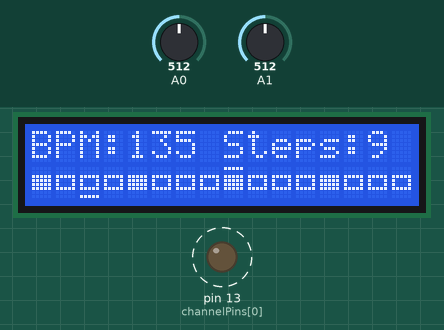
Simulated run of this sketch. Board: Arduino Uno, built with avr-gcc and run on an emulated ATmega328P. Shown: 16×2 character LCD, output pins drawn as LEDs (lit = HIGH). Dashed ring = blinking. The test bench sets the inputs (shaded band); at power-on: A1 = 512, A0 = 512.

Above: at 6.2 s.
6.3 s: A1 set to 716
At 6.96 s:
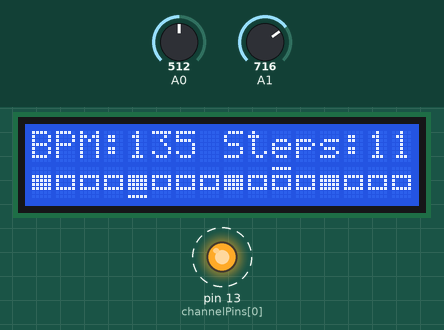
8.5 s: A1 set to 900
At 8.74 s:
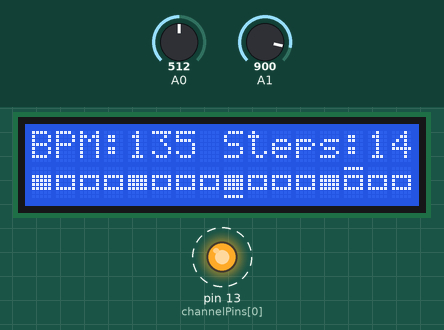
11.0 s: A0 set to 716
At 11.28 s:
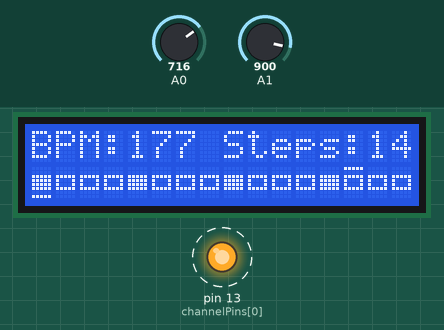
13.3 s: A1 set to 1023
At 13.99 s:
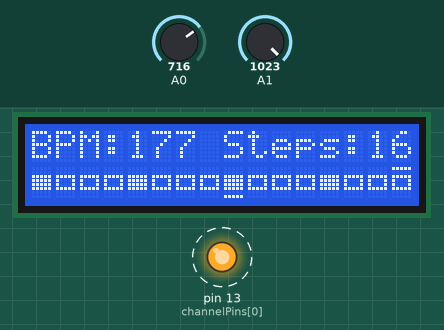
15.7 s: A1 set to 511
At 16.02 s:
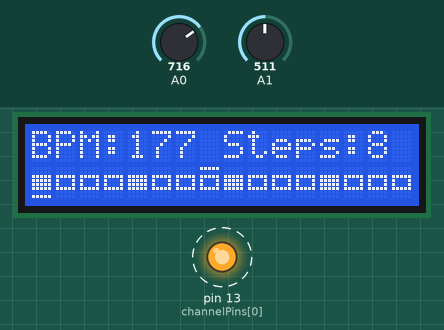
18.1 s: A1 set to 306
At 18.8 s:
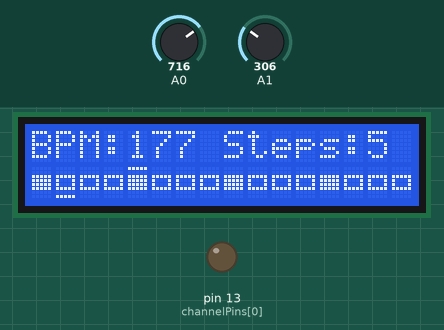
Timing chart, 0 to 21.4 s (numbered marks = the images above; inputs shaded):
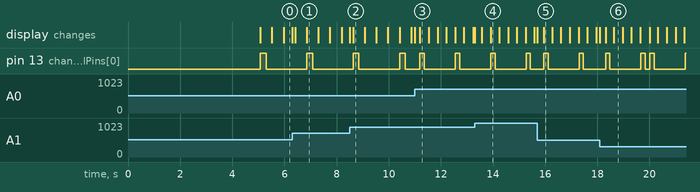

The sketch:

gate_sequencer.ino
```cpp
#include "CustomLCD.h"
#include "GateSequencerHelpers.h"

const float minBPM = 30.0;
const float maxBPM = 240.0;
const int minSteps = 1;
const int maxSteps = 16;

float userBPM = 60.0;
float userBPMms = bpmToMs(userBPM);

int channelPins[] = {13};
bool stepsGrid[] = {true, false, false, false,
                    true, false, false, false,
                    true, false, false, false,
                    true, false, false, false};

int numChannels = sizeof(channelPins) / sizeof(channelPins[0]);
int numSteps = sizeof(stepsGrid) / sizeof(stepsGrid[0]);
int userSteps = numSteps;

unsigned long flipPulseStateTime = userBPMms / 2;
unsigned long flipPulseStatePreviousTime = 0;
unsigned long moveStepTime = userBPMms;
unsigned long moveStepPreviousTime = 0;
int iStep = -1;
bool iState = false;

void setup()
{
  for (int iChannel = 0; iChannel < numChannels; ++iChannel)
  {
    pinMode(channelPins[iChannel], OUTPUT);
  }

  setupCustomChars();
  lcd.begin(16, 2);
  lcd.clear();
  printInitInfo(userBPM, userSteps);
  printAllSteps(stepsGrid, numSteps, userSteps);
}

void loop()
{
  unsigned long currentTime = millis();

  // step forward
  if (currentTime - moveStepPreviousTime >= moveStepTime)
  {
    iStep = (iStep > userSteps - 2) ? 0 : iStep + 1;

    printAllSteps(stepsGrid, numSteps, userSteps);
    setActiveStep(iStep, stepsGrid[iStep]);

    moveStepPreviousTime = currentTime;
  }

  // flip the state of the pulse for each step
  if (currentTime - flipPulseStatePreviousTime >= flipPulseStateTime)
  {
    digitalWrite(channelPins[0], !iState ? stepsGrid[iStep] : LOW);

    iState = !iState;

    flipPulseStatePreviousTime = currentTime;
  }

  // update BPM and related vars
  userBPM = float(int(round(minBPM + analogRead(A0) * ((maxBPM - minBPM) / 1023.0))));
  userBPMms = bpmToMs(userBPM);
  flipPulseStateTime = userBPMms / 2;
  moveStepTime = userBPMms;
  updateBMP(userBPM);

  // update Steps and related vars
  userSteps = int(round(minSteps + analogRead(A1) * ((maxSteps - minSteps) / 1023.0)));
  updateSteps(userSteps);
}
```

CustomCharacters.h
```cpp
#ifndef CUSTOM_CHARACTERS_H
#define CUSTOM_CHARACTERS_H

#include "Arduino.h"

byte StepOn[8] = {
  B00000,
  B00000,
  B11111,
  B11111,
  B11111,
  B11111,
  B00000,
  B00000
};

byte StepOff[8] = {
  B00000,
  B00000,
  B11111,
  B10001,
  B10001,
  B11111,
  B00000,
  B00000
};

byte StepOnActive[8];
byte StepOffActive[8];

byte StepOnFinal[8];
byte StepOffFinal[8];

void createActiveCharacter(byte* newActiveArray, byte* referenceArray, int arraySize)
{
  memcpy(newActiveArray, referenceArray, arraySize);
  newActiveArray[7] = B11111;
}

void createFinalCharacter(byte* newActiveArray, byte* referenceArray, int arraySize)
{
  memcpy(newActiveArray, referenceArray, arraySize);
  newActiveArray[0] = B11111;
}

#endif
```

GateSequencerHelpers.h
```cpp
#ifndef GATE_SEQUENCER_HELPERS_H
#define GATE_SEQUENCER_HELPERS_H

#include "Arduino.h"

float bpmToMs(float bpm)
{
  const float bpmToHz = 1.0 / 60.0;
  return (1.0 / (bpm * bpmToHz)) * 1000.0;
}

#endif
```

CustomLCD.h
```cpp
#ifndef CUSTOM_LCD_H
#define CUSTOM_LCD_H

#include "Arduino.h"
#include "CustomCharacters.h"
#include <LiquidCrystal.h>

LiquidCrystal lcd(12, 11, 5, 4, 3, 2);

void setupCustomChars()
{
  createActiveCharacter(StepOnActive, StepOn, sizeof(StepOn));
  createActiveCharacter(StepOffActive, StepOff, sizeof(StepOff));

  createFinalCharacter(StepOnFinal, StepOn, sizeof(StepOn));
  createFinalCharacter(StepOffFinal, StepOff, sizeof(StepOff));

  lcd.createChar(0, StepOff);
  lcd.createChar(2, StepOffActive);
  lcd.createChar(4, StepOffFinal);

  lcd.createChar(1, StepOn);
  lcd.createChar(3, StepOnActive);
  lcd.createChar(5, StepOnFinal);
}

void printInitInfo(float userBPM, int numSteps)
{
  lcd.setCursor(0, 0);
  lcd.print("BPM:" + String(int(userBPM)));

  lcd.setCursor(8, 0);
  lcd.print("Steps:" + String(numSteps));

  delay(5000);
}

void printAllSteps(bool* stepsGrid, int numSteps, int userSteps)
{
  lcd.setCursor(0, 1);
  for (int iStep = 0; iStep < numSteps; ++iStep)
  {
    int currentValue = int(stepsGrid[iStep]);
    lcd.write(byte((iStep == userSteps - 1) ? currentValue + 4 : currentValue));
  }
}

void setActiveStep(int position, bool state)
{
  lcd.setCursor(position, 1);
  lcd.write(byte(int(state) + 2));
}

void updateBMP(int newValue)
{
  String newValueChars = String(newValue);
  lcd.setCursor(4, 0);
  lcd.print(String(newValue));

  if (newValueChars.length() == 2)
  {
    lcd.setCursor(6, 0);
    lcd.print(" ");
  }
}

void updateSteps(int newValue)
{
  String newValueChars = String(newValue);
  lcd.setCursor(14, 0);
  lcd.print(String(newValue));

  if (newValueChars.length() == 1)
  {
    lcd.setCursor(15, 0);
    lcd.print(" ");
  }
}
#endif
```

Measured:
- after the input at 8.5 s, pin 13 (channelPins[0]): LOW → HIGH after 1.9 s, → LOW 0.22 s later
- what the display in image 1 shows lasts 0.4 s, from 6.9 s to 7.3 s
